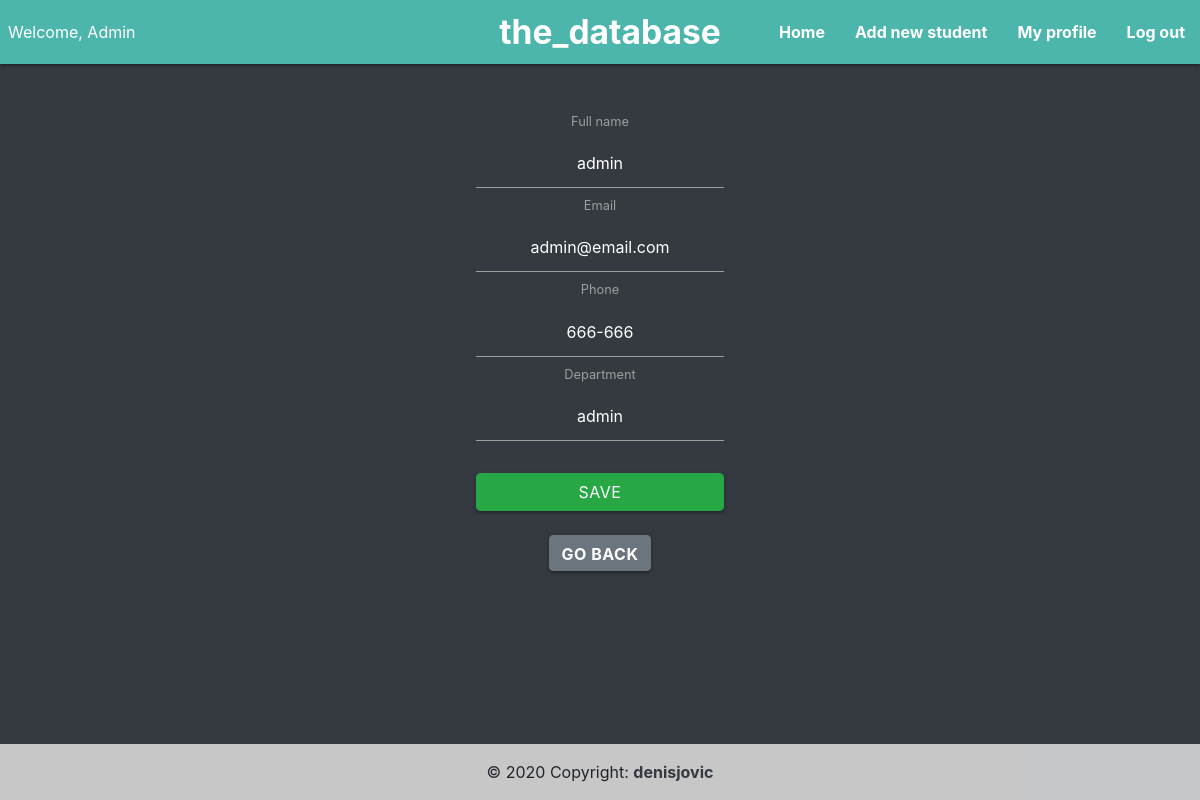
Screenshot of /edit/5 (signed in) with the database file from the repository.
### students_db/models.py (models this page shows, shortened)
class User(UserMixin, db.Model):
    id = db.Column(db.Integer(), primary_key=True)
    name = db.Column(db.String(30), nullable=False, unique=True)
    email = db.Column(db.String(40), nullable=False, unique=True)
    password_hash = db.Column(db.String(80), nullable=False, unique=True)
    department = db.Column(db.String(40), nullable=False)
    phone = db.Column(db.String(30))
    is_admin = db.Column(db.Boolean, default=False, nullable=False)

### students_db/routes.py (the view)
@app.route('/edit/<int:id>', methods=["GET", "POST"])
def edit(id):
    user_to_update = User.query.get(id)
    form = AddStudent(obj=user_to_update)
    if request.method == 'POST':
        form.populate_obj(user_to_update)
        db.session.commit()
        flash('User data updated!', category='success')
        return redirect(url_for('dashboard'))
    return render_template('profile.html', profile=user_to_update, form=form)

### students_db/forms.py
class AddStudent(FlaskForm):
    name = StringField(label='Full name', validators=[Length(min=3, max=20), DataRequired()])
    email = StringField(label='Email', validators=[Email(), DataRequired()])
    phone = StringField(label='Phone', validators=[Length(min=6, max=9), DataRequired()])
    department = StringField(label='Department', validators=[Length(min=3, max=30), DataRequired()])
    password = PasswordField(label='Password', validators=[Length(min=5), DataRequired()])
    submit_data = SubmitField(label='Add student')

### students_db/models.py (called while the page is built)
@login.user_loader
def load_user(id):
    return User.query.get(int(id))

### students_db/templates/profile.html (shortened to what this page needs)
{% extends "layout.html" %}
{% block content %}
<div class="container text-center mt-5">
<form action="/edit/{{ profile.id }}" method="POST" class="form-register">
  {{ form.name.label() }}
  {{ form.name(class="form-control text-white text-center") }}
  {{ form.email.label() }}
  {{ form.email(class="form-control text-white text-center") }}
  {{ form.phone.label() }}
  {{ form.phone(class="form-control text-white text-center") }}
  {{ form.department.label() }}
  {{ form.department(class="form-control text-white text-center") }}
  {{ form.submit_data(class="mt-4 form-control btn btn-large btn-success", value="Save") }}
    <button class="btn btn-secondary mt-4"><a href="{{ url_for('dashboard') }}">Go back</a></button>
</form>
</div>
{% endblock %}

### students_db/templates/layout.html (shortened to what this page needs)
<html>
<head>
    <link rel="stylesheet" href="https://cdnjs.cloudflare.com/ajax/libs/materialize/1.0.0/css/materialize.min.css">
    <link rel="stylesheet" href="{{ url_for('static', filename='style.css') }}">
    <link rel="stylesheet" href="https://cdnjs.cloudflare.com/ajax/libs/bulma/0.9.1/css/bulma.min.css"
/>
    <link rel="stylesheet" href="https://cdn.jsdelivr.net/npm/bootstrap@4.5.3/dist/css/bootstrap.min.css"
>
</head>
<body class='bg-dark'>
<nav class="teal lighten-2">
    <div class="nav-wrapper">
        {% if current_user.is_authenticated %}
            <ul id="nav-mobile" class="left hide-on-med-and-down pl-2">
                <li>Welcome, {{ current_user.name.capitalize() }}</li>
            </ul>
        {% endif %}
        <a href="/" class="brand-logo center" style="padding-left: 20px; margin-bottom: 20px;">the_database</a>
        <ul id="nav-mobile" class="right hide-on-med-and-down">
            {% if current_user.is_authenticated %}
                <li><a href="/">Home</a></li>
                {% if current_user.is_admin %}
                <li><a href="/add">Add new student</a></li>
                    {% endif %}
                <li><a href="/edit/{{ current_user.id }}">My profile</a></li>
                <li><a href="/logout">Log out</a></li>
            {% else %}
                <li><a href="/login">Log in</a></li>
                <li><a href="/register">Sign up</a></li>
                </ul>
            {% endif %}
    </div>
</nav>
{% block content %}
{% endblock %}
<footer class="bg-light text-center text-lg-start fixed-bottom">
    <div class="text-center p-3" style="background-color: rgba(0, 0, 0, 0.2)">
        © 2020 Copyright:
        <a class="text-dark" href="https://linkedin.com/in/denisjovic/">denisjovic</a>
    </div>
</footer>
</body>
</html>

### students_db/static/style.css (style rules this page uses)
body { font-family: 'JetBrains Mono', monospace; }
nav { padding: 0 0 30px 0; }
a, a:hover { text-decoration: none !important; font-weight: bold !important; color: white !important; }
.btn-secondary > a { color: white !important; }
.container { display: flex; align-items: center; justify-content: center; text-align: center; margin-top: 15vh !important; }

### rows the page displays
User: name "Admin", name "admin", email "admin@email.com", phone "666-666", department "admin"
